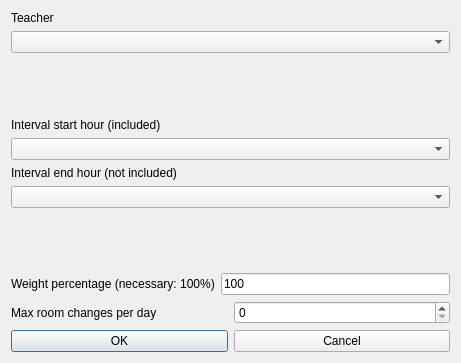
<?xml version="1.0" encoding="UTF-8"?>
<ui version="4.0">
 <class>ModifyConstraintTeacherMaxRoomChangesPerRealDayInIntervalForm_template</class>
 <widget class="QDialog" name="ModifyConstraintTeacherMaxRoomChangesPerRealDayInIntervalForm_template">
  <property name="geometry">
   <rect>
    <x>0</x>
    <y>0</y>
    <width>461</width>
    <height>363</height>
   </rect>
  </property>
  <property name="windowTitle">
   <string extracomment="This is the title of the dialog to modify a constraint of this type">Modify teacher max room changes per real day in interval</string>
  </property>
  <layout class="QGridLayout" name="gridLayout">
   <item row="7" column="0">
    <layout class="QHBoxLayout">
     <item>
      <widget class="QPushButton" name="okPushButton">
       <property name="text">
        <string>OK</string>
       </property>
      </widget>
     </item>
     <item>
      <widget class="QPushButton" name="cancelPushButton">
       <property name="text">
        <string>Cancel</string>
       </property>
      </widget>
     </item>
    </layout>
   </item>
   <item row="1" column="0">
    <spacer name="spacer2">
     <property name="orientation">
      <enum>Qt::Vertical</enum>
     </property>
     <property name="sizeType">
      <enum>QSizePolicy::Expanding</enum>
     </property>
     <property name="sizeHint" stdset="0">
      <size>
       <width>20</width>
       <height>41</height>
      </size>
     </property>
    </spacer>
   </item>
   <item row="3" column="0">
    <layout class="QVBoxLayout" name="verticalLayout_2">
     <item>
      <widget class="QLabel" name="endTextLabel">
       <property name="frameShape">
        <enum>QFrame::NoFrame</enum>
       </property>
       <property name="frameShadow">
        <enum>QFrame::Plain</enum>
       </property>
       <property name="text">
        <string extracomment="This field refers to a constraint operating on a given hourly interval. The selected start hour of the interval is included (is counted) in the constraint, while the selected end hour of the interval is not included (is not counted) in the constraint.">Interval end hour (not included)</string>
       </property>
       <property name="wordWrap">
        <bool>false</bool>
       </property>
      </widget>
     </item>
     <item>
      <widget class="QComboBox" name="endHourComboBox">
       <property name="editable">
        <bool>false</bool>
       </property>
       <property name="insertPolicy">
        <enum>QComboBox::NoInsert</enum>
       </property>
       <property name="duplicatesEnabled">
        <bool>false</bool>
       </property>
      </widget>
     </item>
    </layout>
   </item>
   <item row="4" column="0">
    <spacer name="verticalSpacer">
     <property name="orientation">
      <enum>Qt::Vertical</enum>
     </property>
     <property name="sizeHint" stdset="0">
      <size>
       <width>278</width>
       <height>6</height>
      </size>
     </property>
    </spacer>
   </item>
   <item row="2" column="0">
    <layout class="QVBoxLayout" name="verticalLayout">
     <item>
      <widget class="QLabel" name="startTextLabel">
       <property name="frameShape">
        <enum>QFrame::NoFrame</enum>
       </property>
       <property name="frameShadow">
        <enum>QFrame::Plain</enum>
       </property>
       <property name="text">
        <string extracomment="This field refers to a constraint operating on a given hourly interval. The selected start hour of the interval is included (is counted) in the constraint, while the selected end hour of the interval is not included (is not counted) in the constraint.">Interval start hour (included)</string>
       </property>
       <property name="wordWrap">
        <bool>false</bool>
       </property>
      </widget>
     </item>
     <item>
      <widget class="QComboBox" name="startHourComboBox">
       <property name="editable">
        <bool>false</bool>
       </property>
       <property name="insertPolicy">
        <enum>QComboBox::NoInsert</enum>
       </property>
       <property name="duplicatesEnabled">
        <bool>false</bool>
       </property>
      </widget>
     </item>
    </layout>
   </item>
   <item row="5" column="0">
    <layout class="QHBoxLayout">
     <item>
      <widget class="QLabel" name="weightTextLabel">
       <property name="frameShape">
        <enum>QFrame::NoFrame</enum>
       </property>
       <property name="frameShadow">
        <enum>QFrame::Plain</enum>
       </property>
       <property name="text">
        <string>Weight percentage (necessary: 100%)</string>
       </property>
       <property name="wordWrap">
        <bool>false</bool>
       </property>
      </widget>
     </item>
     <item>
      <widget class="QLineEdit" name="weightLineEdit">
       <property name="text">
        <string notr="true">100</string>
       </property>
      </widget>
     </item>
    </layout>
   </item>
   <item row="6" column="0">
    <layout class="QHBoxLayout">
     <item>
      <widget class="QLabel" name="textLabel">
       <property name="text">
        <string>Max room changes per day</string>
       </property>
       <property name="wordWrap">
        <bool>false</bool>
       </property>
      </widget>
     </item>
     <item>
      <widget class="QSpinBox" name="maxChangesSpinBox"/>
     </item>
    </layout>
   </item>
   <item row="0" column="0">
    <layout class="QVBoxLayout" name="verticalLayout_3">
     <item>
      <widget class="QLabel" name="teacherTextLabel">
       <property name="frameShape">
        <enum>QFrame::NoFrame</enum>
       </property>
       <property name="frameShadow">
        <enum>QFrame::Plain</enum>
       </property>
       <property name="text">
        <string>Teacher</string>
       </property>
       <property name="wordWrap">
        <bool>false</bool>
       </property>
      </widget>
     </item>
     <item>
      <widget class="QComboBox" name="teachersComboBox">
       <property name="editable">
        <bool>false</bool>
       </property>
       <property name="insertPolicy">
        <enum>QComboBox::NoInsert</enum>
       </property>
       <property name="duplicatesEnabled">
        <bool>false</bool>
       </property>
      </widget>
     </item>
    </layout>
   </item>
  </layout>
 </widget>
 <layoutdefault spacing="6" margin="11"/>
 <resources/>
 <connections/>
</ui>
